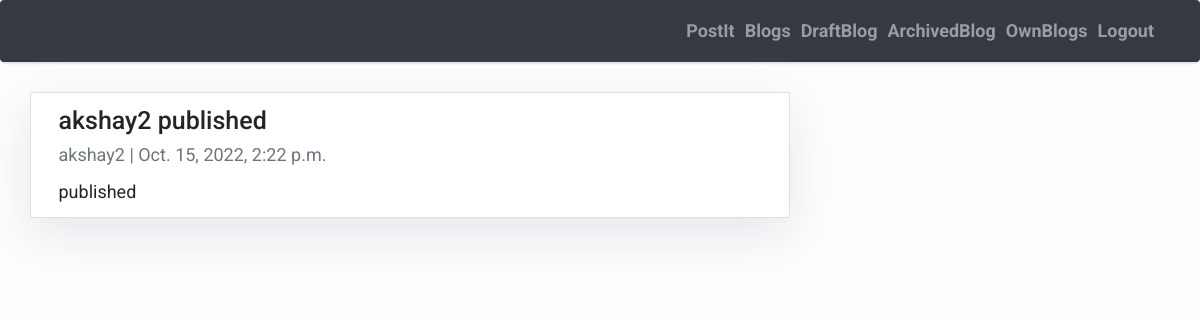
Screenshot of /blog/detail/30/ with the database file from the repository.
### blogs/models.py (models this page shows)
class Post(models.Model):
    title = models.CharField(max_length=200, unique=True)
    author = models.ForeignKey(User, on_delete= models.CASCADE,related_name='blog_posts', null=True)
    updated_on = models.DateTimeField(auto_now= True)
    content = models.TextField()
    created_on = models.DateTimeField(auto_now_add=True)
    status = models.IntegerField(choices=STATUS, default=1)
    class Meta:
        ordering = ['-created_on']
    def __str__(self):
        return self.title

### blogs/views.py (the view)
# urls.py: path('detail/<int:id>/', views.PostDetail.as_view(), name='post_detail'),
class PostDetail(View):
    def get(self, request, id):
        context ={}
        context["post"] = Post.objects.get(id = id)
        print(context)
        return render(request, "post_detail.html", context)

### blogs/templates/post_detail.html (shortened to what this page needs)
{% extends "home.html" %}
{% block content %}
<div class="container">
  <div class="row">
    <div class="col-md-8 card mb-4  mt-3 left  top">
      <div class="card-body">
        <h1>{% block title %} {{ post.title }} {% endblock title %}</h1>
        <p class=" text-muted">{{ post.author }} | {{ post.created_on }}</p>
        <p class="card-text ">{{ post.content | safe }}</p>
      </div>
    </div>
  </div>
</div>
{% endblock content %}

### blogs/templates/home.html (style rules this page uses)
body { font-family: "Roboto", sans-serif; font-size: 17px; background-color: #fdfdfd; }

### blogs/templates/post_detail.html (style rules this page uses)
body { font-family: "Roboto", sans-serif; font-size: 18px; background-color: #fdfdfd; }
.card { box-shadow: 0 16px 48px #E3E7EB; }

### rows the page displays
Post: title "akshay2 published", author "akshay2", created_on "Oct. 15, 2022, 2:22 p.m.", content "published"
